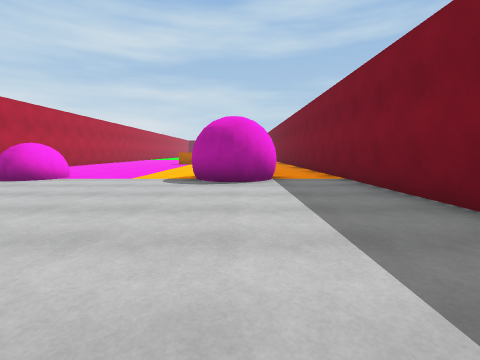
[1] (above)

19 first-person views from a walk through a scene from a Unity 3-D project. The camera is 1.2 m above the floor, tilts 6° down and sees 85° across. The floor is counted in squares, 2 m on a side. Each view is taken from the middle of a square. On the plan, view 1 faces up. The plan holds only what a view shows up to about 9 squares ahead; the rest is blank.

[2]
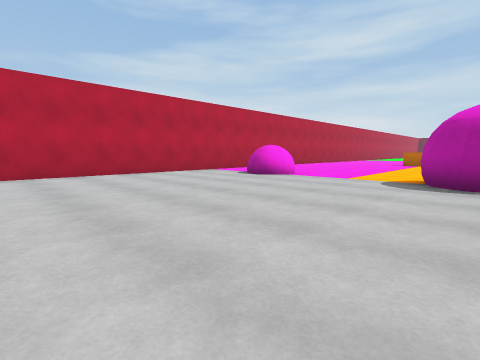

[3]
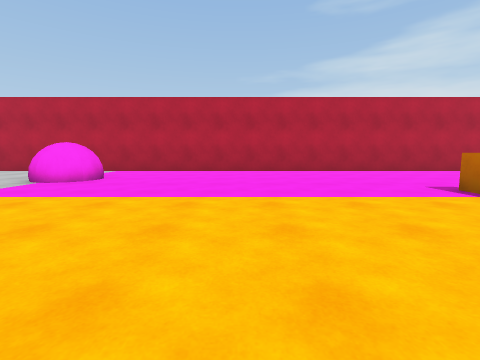

[4]
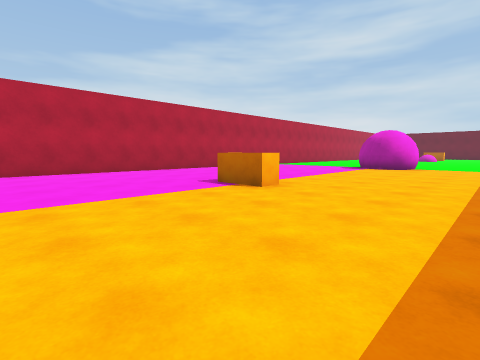

[5]
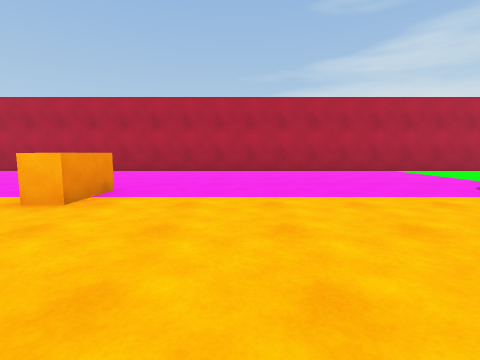

[6]
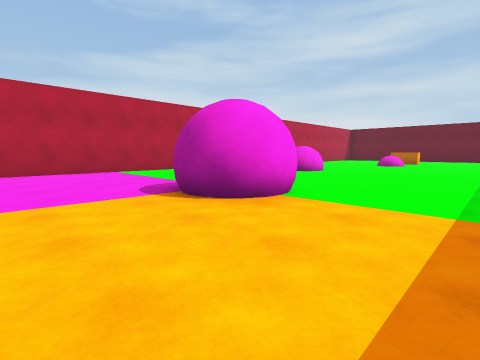

[7]
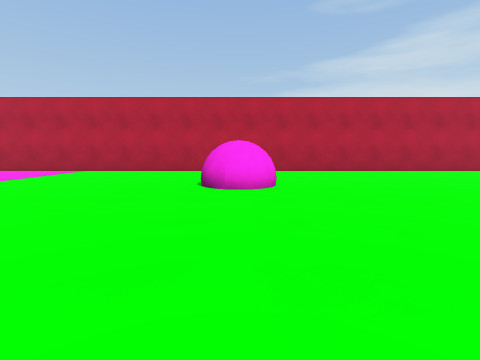

[8]
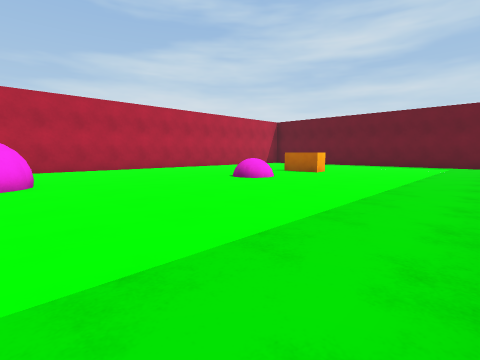

[9]
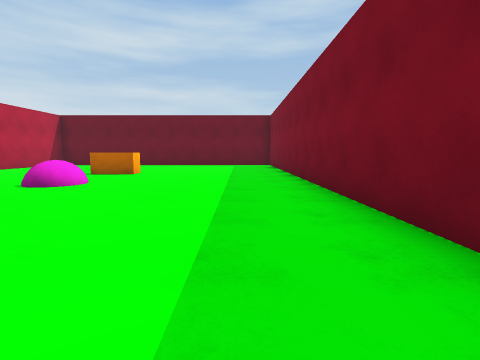

[10]
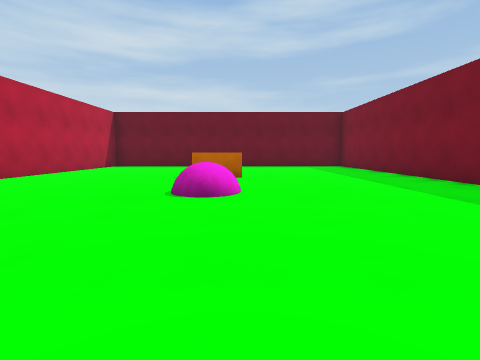

[11]
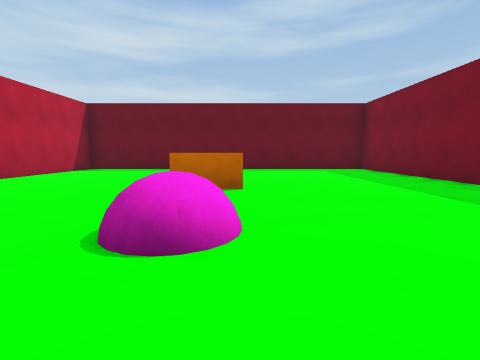

[12]
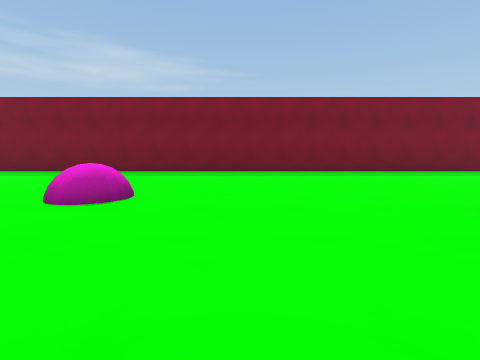

[13]
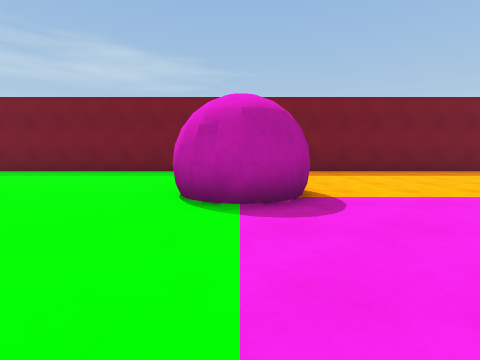

[14]
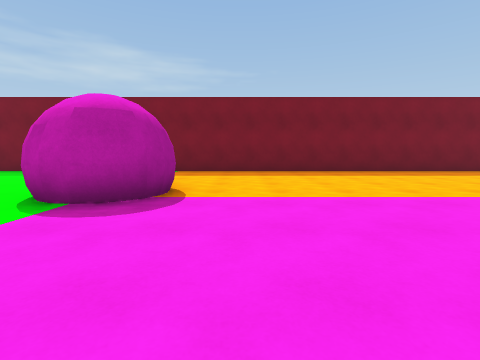

[15]
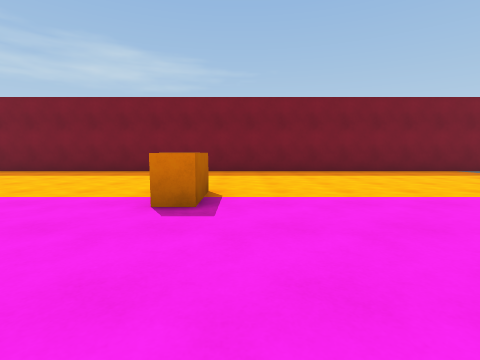

[16]
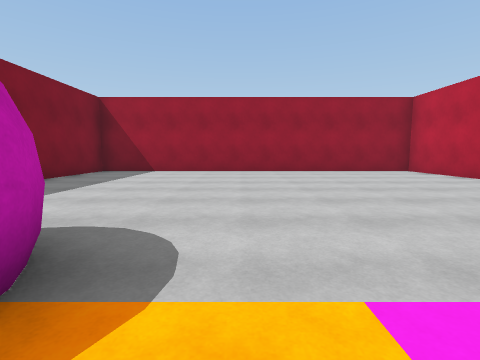

[17]
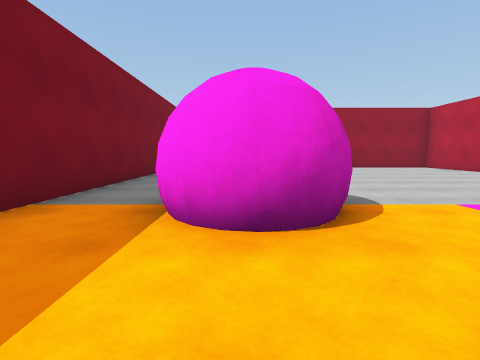

[18]
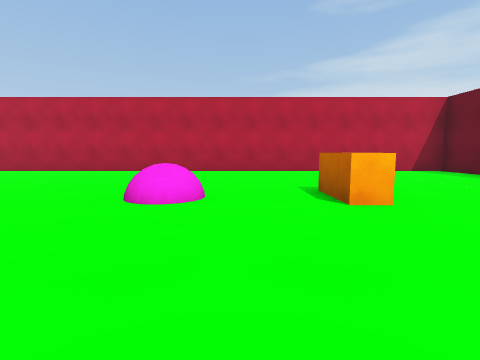

[19]
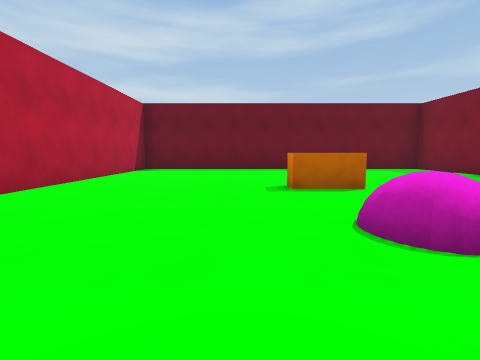

### Floor plan
Points are (right, up) in squares from view 1. A wall is a line through its corners. A room is listed if a view was taken in it or the views show most of it. See-through windows are left out.
Room 1 (views 1, 2, 3, 4, 5, 6, 7, 8, 9, 10, 11, 12, 13, 14, 15, 16, 17, 18, 19)
walls: (-2.8, 20.3) (-3, 20.8); (-1.5, 20.2) (-1.8, 20) (-2.2, 20); (-1.2, 20.5) (-1.6, 20.1); (-3, 21.5) (-2.7, 21.8) (-2.3, 21.9); (-1.3, 21.6) (-1.1, 21.2); (-0.4, 7.1) (-0.2, 7.1); (-0.8, 6.9) (-0.3, 7.2) (0.2, 7.1) (0.5, 6.9); (0.3, 5.3) (-0.3, 5.2) (-0.8, 5.4); (-7.4, 38.5) (-7.4, -1.4) (2.4, -1.4) (2.4, 38.1)
objects: other object (-3, 14) to (-2, 14); other object (-3, 31) to (-2, 31); other object (-3, 33) to (-2, 33)

Where each view was taken, in squares from view 1:
view 1: 0 up, 0 right, facing up
view 2: 0 up, 0 right, facing up-left
view 3: 10 up, 1 right, facing left
view 4: 10 up, 1 right, facing up-left
view 5: 16 up, 1 right, facing left
view 6: 18 up, 1 right, facing up-left
view 7: 26 up, 1 right, facing left
view 8: 26 up, 2 right, facing up-left
view 9: 26 up, 1 right, facing up
view 10: 27 up, 2 left, facing up
view 11: 29 up, 2 left, facing up
view 12: 29 up, 6 left, facing right
view 13: 21 up, 6 left, facing right
view 14: 19 up, 6 left, facing right
view 15: 13 up, 6 left, facing right
view 16: 7 up, 2 left, facing down
view 17: 9 up, 0 right, facing down
view 18: 32 up, 1 right, facing left
view 19: 29 up, 4 left, facing up
